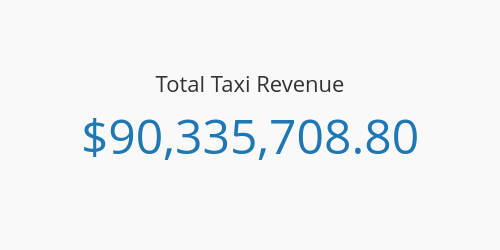

Notebook source saved alongside this figure:
### Code cell
import plotly.graph_objects as go

#Total revenue 
total_revenue = df_taxi_c["total_amount"].sum()

# Create KPI Indicator Card
fig = go.Figure(
    go.Indicator(
        mode="number",
        value=total_revenue,
        number={
            "prefix": "$",
            "valueformat": ",.2f",
            "font": {"size": 48, "color": "#1f77b4"},
        },
        title={
            "text": "Total Taxi Revenue",
            "font": {"size": 22, "color": "#333333"},
        },
    )
)

fig.update_layout(
    width=500,
    height=250,
    margin=dict(l=20, r=20, t=40, b=20),
    paper_bgcolor="#f9f9f9",
)

fig.show()

### Figure 1 — Plotly figure (JSON) as saved in the notebook; plotly's stock layout.template omitted (floating-point values rounded to 4 significant figures)
{"data": [{"mode": "number", "number": {"font": {"color": "#1f77b4", "size": 48}, "prefix": "$", "valueformat": ",.2f"}, "title": {"font": {"color": "#333333", "size": 22}, "text": "Total Taxi Revenue"}, "type": "indicator", "value": 90340000.0}], "layout": {"height": 250, "margin": {"b": 20, "l": 20, "r": 20, "t": 40}, "paper_bgcolor": "#f9f9f9", "width": 500}}
